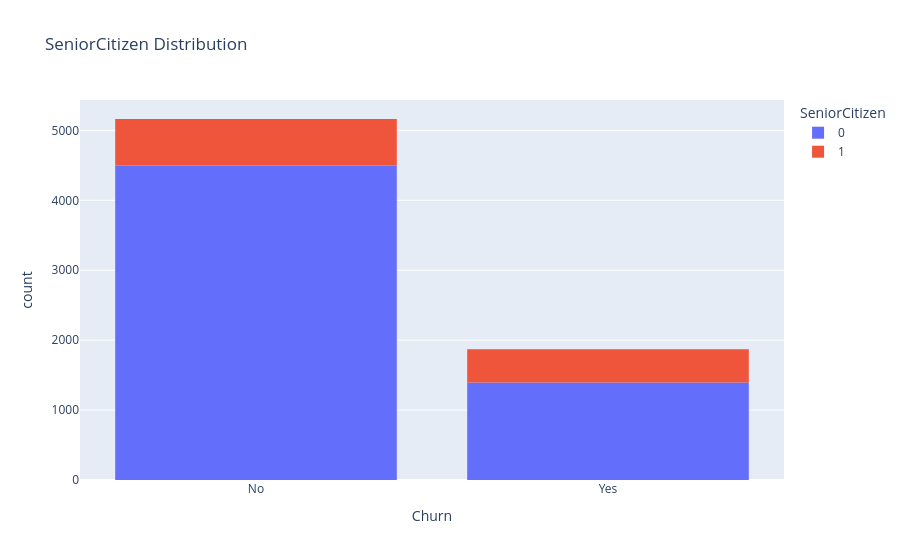

Here is the notebook cell this chart was saved with:
### Code cell
px.histogram(df, x="Churn", color="SeniorCitizen",
             title="SeniorCitizen Distribution").show()

### Figure 1 — Plotly figure (JSON) as saved in the notebook; plotly's stock layout.template omitted (floating-point values rounded to 4 significant figures; data arrays with more than 128 entries replaced by an {"elided": "..."} marker saying what was removed)
{"data": [{"bingroup": "x", "hovertemplate": "SeniorCitizen=0<br>Churn=%{x}<br>count=%{y}<extra></extra>", "legendgroup": "0", "marker": {"color": "#636efa", "pattern": {"shape": ""}}, "name": "0", "orientation": "v", "showlegend": true, "type": "histogram", "x": {"elided": "5890 str values"}, "xaxis": "x", "yaxis": "y"}, {"bingroup": "x", "hovertemplate": "SeniorCitizen=1<br>Churn=%{x}<br>count=%{y}<extra></extra>", "legendgroup": "1", "marker": {"color": "#EF553B", "pattern": {"shape": ""}}, "name": "1", "orientation": "v", "showlegend": true, "type": "histogram", "x": {"elided": "1142 str values"}, "xaxis": "x", "yaxis": "y"}], "layout": {"barmode": "relative", "legend": {"title": {"text": "SeniorCitizen"}, "tracegroupgap": 0}, "title": {"text": "SeniorCitizen Distribution"}, "xaxis": {"anchor": "y", "domain": [0, 1], "title": {"text": "Churn"}}, "yaxis": {"anchor": "x", "domain": [0, 1], "title": {"text": "count"}}}}
